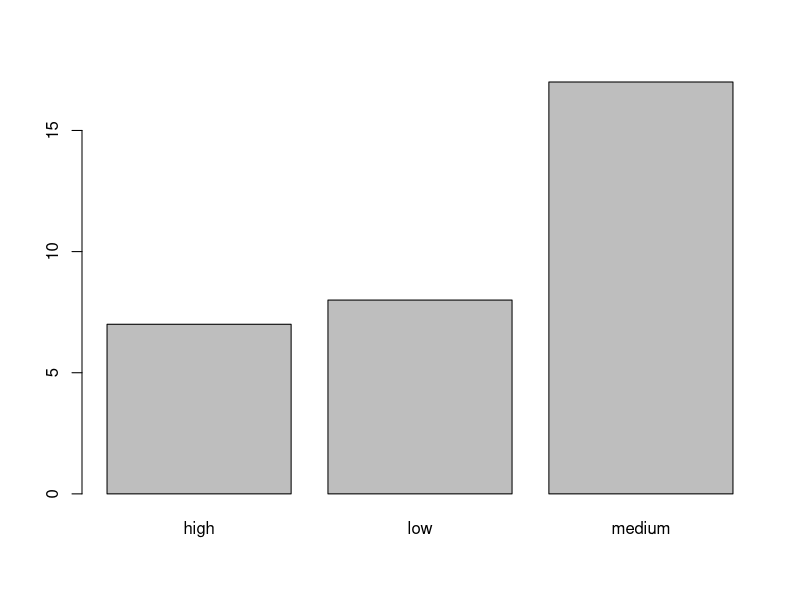
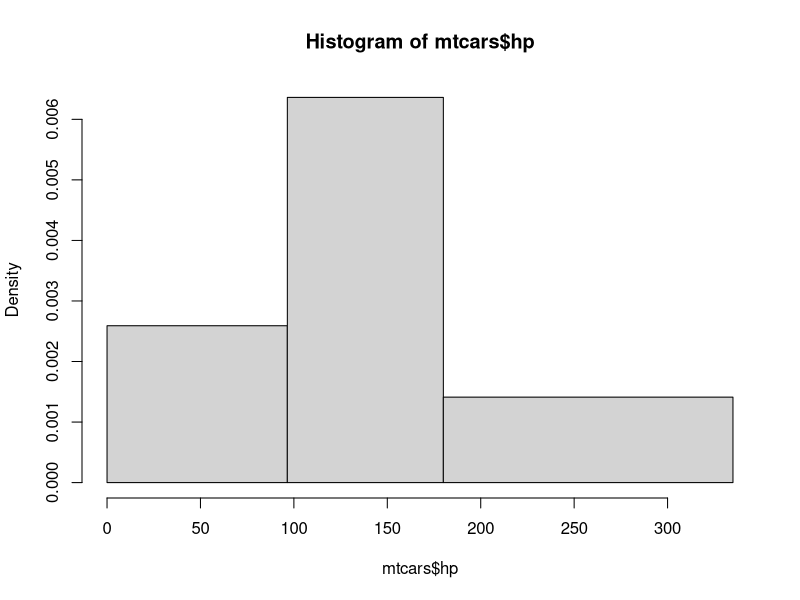
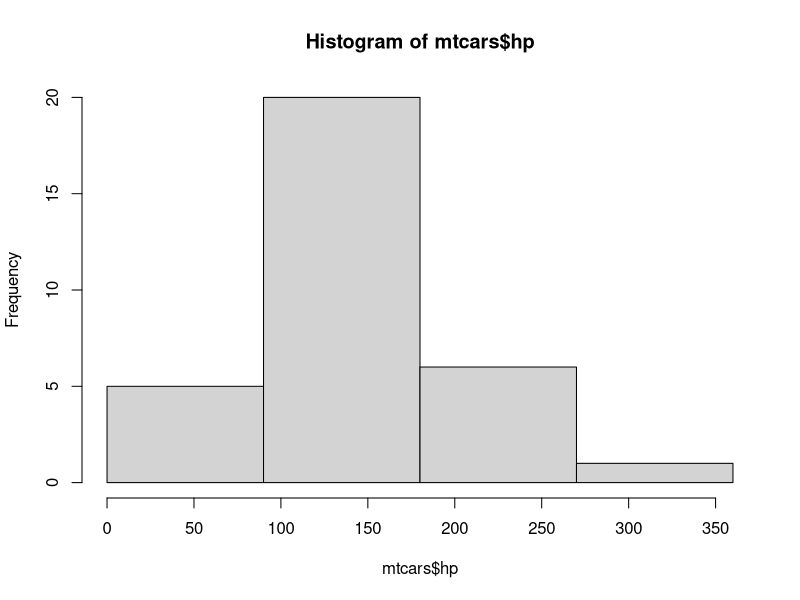
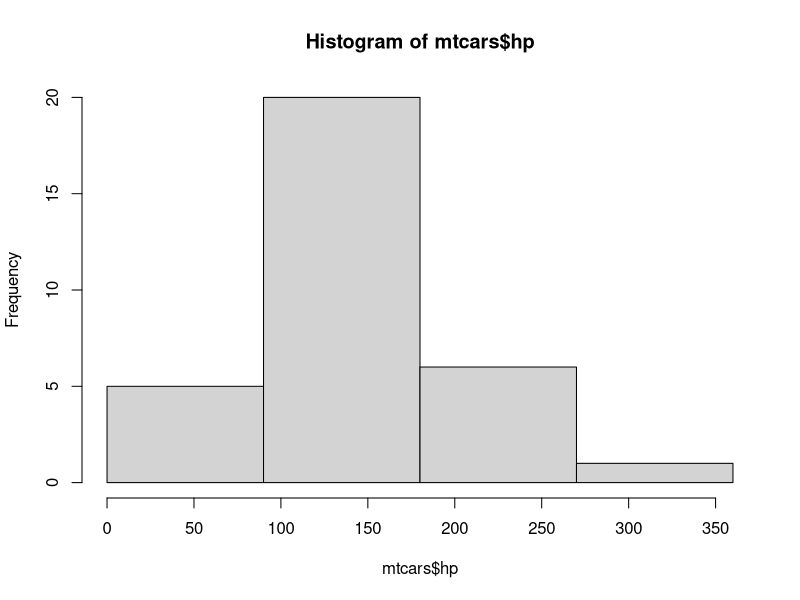
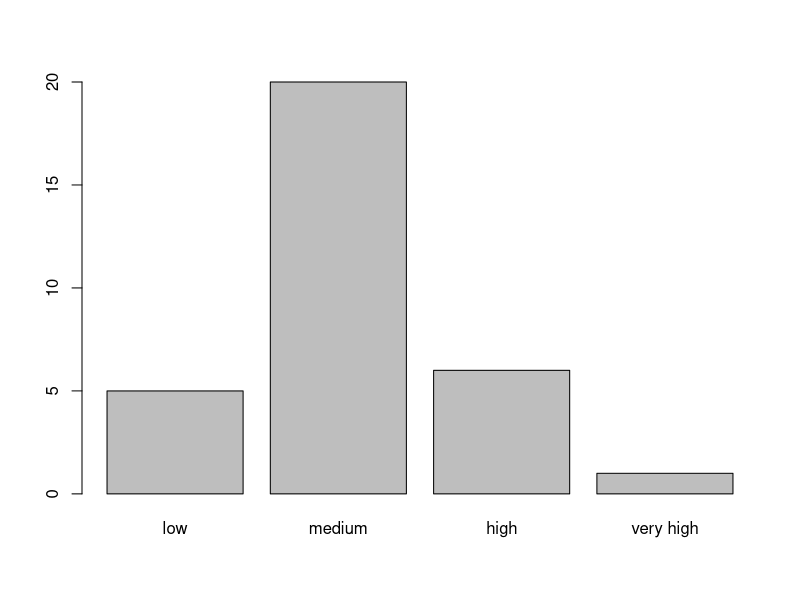
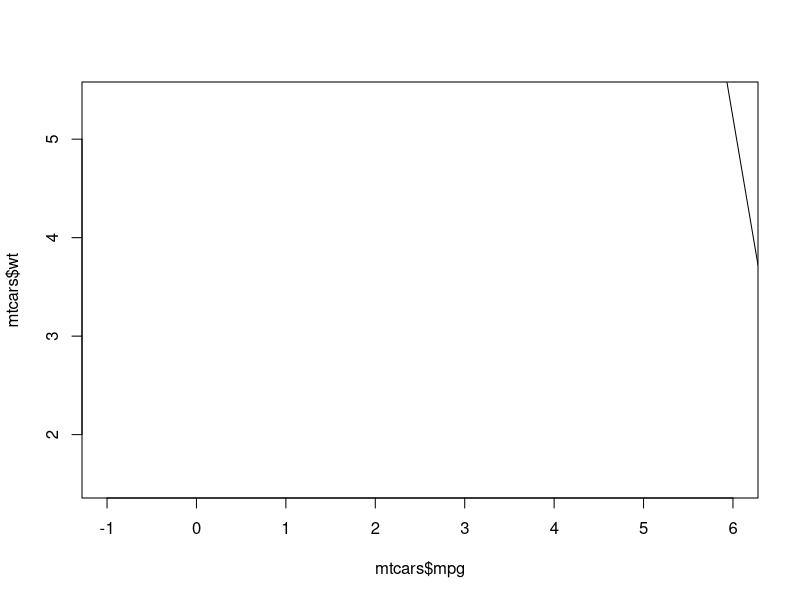

R code for these plots, in order: (Note: this script raises an error after producing the figures.)
###################################
###################################
########                   ########
########   Data Science 3  ########
########       Lab 6       ######## 
########  21st Nov. 2023    ########
########                   ########
###################################
###################################


# Welcome to lab number 6. Today we'll be learning a few more 
# R/general programming concepts before moving onto lecture examples

########################################
####    Boolean logic, continued    ####
########################################

# the main logic operators in R are as follows:
# the NOT operator, !, turns TRUE into FALSE and vice versa
!TRUE
!FALSE
# the AND operator, &, returns TRUE only if elements on both sides of the operator are TRUE
1==1 & 2==1
# the inclusive OR operator, |, returns TRUE if EITHER of the elements are TRUE
1==1 | 2==1

# there is no operator for exclusive OR, but there is a function, xor()
xor(1==1 , 2==2)

# 1.1 
# mtcars is a database of cars with several variables such as horsepower, weight, number of cylinders etc.
data(mtcars)
head(mtcars)

# Using indexing (square brackets) and the & operator, write a line of code
# that selects only the rows of mtcars with at least 6 cylinders (mtcars$cyl >= 6) and horsepower of at least 110 (mtcars$hp >= 110). Remember to include all the columns.

df2<-mtcars[mtcars$cyl>=6 & mtcars$hp >=110,]
df2$newcolumn<-0
df2
df2$newcolumn

#create a new categorical variable called powerful that takes the value 'low' when the horsepower is in the bottom quartile, 'medium' when the horse power is in the middle 2 quartiles, and high when the horse power is in the top quartile#


quantile(mtcars$hp, 0.5)
quantile(mtcars$hp, 0.25)
quantile(mtcars$hp, 0,75)
summary(mtcars$hp)

#rewrite as below

mtcars$powerful <- NA
head(mtcars)
mtcars$powerful[mtcars$hp <= quantile(mtcars$hp,0.25)]<- 'low'
mtcars$powerful[mtcars$hp >= quantile(mtcars$hp,0.25)
                & mtcars$hp <= quantile(mtcars$hp, 0.75)] <- 'medium'
mtcars$powerful[mtcars$hp > quantile(mtcars$hp, 0.75)] <- 'high'
head(mtcars)
View(mtcars) 

#METHOD 2: Use the cut() function
?cut
mtcars$powerful <- cut(mtcars$hp, breaks = c(0, 96.5, 180, 1000), labels = c('low','medium','high'))

View(mtcars)

#or
library(tidyverse)
mtcars<-mtcars %>% mutate(powerful = case_when(hp <= 96.5 ~ 'low',
                                       hp>= 96.5 & hp<= 180 ~ 'medium',
                                       hp>180 ~ 'high'))
View(mtcars)                                        

#note
mtcars<- mtcars[, colnames(mtcars != 'example')] #delete the example column incase we have done that before#

barplot(table(mtcars$powerful))
hist(mtcars$hp, breaks = c(0,96.5,180,335))
#for equal inttervals
mtcars<-mtcars %>% mutate(powerful = case_when(hp < 90 ~ 'low',
                                       hp>= 90 & hp<= 180 ~ 'medium',
                                       hp>180 & hp<=270 ~ 'high',
                                       hp>270 ~ 'very high'))
hist(mtcars$hp, breaks = c(0,90,180,270, 360))
#table shows frequency
table(mtcars$powerful)

#Reodering factors#
mtcars$powerful<-factor(mtcars$powerful, levels = c('low', 'medium', 'high', 'very high'))
hist(mtcars$hp, breaks = c(0,90,180,270, 360))
barplot(table(mtcars$powerful))


### 1.2
# Now select only those rows with either high efficiency (miles per gallon (mpg) of at least 25) or low weight (wt <= 2.5)

#############################
####    If statements    ####
#############################

# The if() function will execute everything after it, either on the same line or in {} brackets,
# only if there is a TRUE boolean statement within the parentheses
x <- 5
if(x > 3) print ('This statement is true')
if(x-4==1){
  new_object <- c('this','statement','is','also','true')
  print(new_object)
}

### 2.1
# Write a function called probe, that takes two arguments, n and w.
# The function should return a character vector of length n, consisting of 'Water' and 'Land', sampled with probability w. (so probability of sampling 'Water' is w)
# If the p argument is not numeric, or if it is not between 0 and 1, the function should return the following message:
# "Please input a probability between 0 and 1"

probe<- function(n,w){
 if(w<0|w>1| !is.numeric(w)){
  return("please input a probability between 0 and 1")
 }
  listwl <- sample(c("Water", "Land"), n, prob = c(w, 1-w), replace =T)
  return(listwl)
 }

probe(10,0.2)



# After the if statement we can put an else statement:
if(x-4>1){
  new_object <- c('this','statement','is','also','true')
  print(new_object)
}else{
  print('This is untrue')
}

# A simplified version of if()else is the following:
ifelse(x/2==7,print('Definitely true'),print('categorically false'))

##################################
####    Paste and strsplit    ####
##################################

# paste() and strsplit() can be used to join and separate
# character objects (strings), respectively. For example:

paste('Hello','world!', sep='_')
strsplit('Hello to you too. /My name is Ed.', split='/')

# You'll notice that strsplit returns a list. This allows us to vectorise the function:
strsplit(rownames(mtcars),split=' ')


#####################
####    Loops    ####
#####################

# Loops are algorithms that repeat a procedure over and over until they are instructed to stop.
# There are two main kinds:
# FOR loops iterate over a predetermined set (vector, list, etc)
fruits <- c('apple','banana', 'pineapple','mango','orange')
for(i in fruits){
  print(paste('My favourite fruit is',i,sep=': '))
}

useless_function <- function(n){
  for (i in 1:n){
    print(paste0(i,'. This number is: ', c('even','odd')[i%%2 +1]))
  }
}
useless_function(7)

### 4.1 
data(iris)

# Write a for loop that iterates over the column names of the iris dataset and print each together with the number of characters in the column name in parenthesis. Example output: Sepal.Length (12). To get the number of characters use the function nchar().

# Next, WHILE loops continue to loop until the boolean statment in the defining parentheses, e.g.
x <- 0
while(x<100){
  print(x)
  x <- x+sample(1:20,1)
}

### 4.2 How many numbers do you need in the sequence 1*2*3*4*5*... before the product exceeds 10 million?
# Use a while loop to get the answer

###################################
####    Linear models intro    ####
###################################

# We can run an OLS linear model using lm()
# Inside the lm and other model functions we use formulas
# Formulas have the dependent variable on the left and the independent (predictor) variables on the right with a ~ in between
# Lets run a bivariate regression of car weight (in 1000 pounds/500 kg) on miles per gallon (1mpg = 1km/L)
model <- lm(mtcars$mpg ~ mtcars$wt)
summary(model)
### 5.1
# What does the Estimate for the (Intercept) number represent?
plot(mtcars$mpg,mtcars$wt, pch=20, xlim =c(-1,6))
abline(model)
#it represent the predicted fuel efficiency of a car that weighs 0 lbs)

### 5.2
# What does the Estimate for the mtcars$wt number represent?
#The predicted change in fuel efficiency associated with a unit change in weight(1000 lbs change in weigh)


### 5.3 
# Is the relationship between these two variables positive or negative? Why do you think that might be?
#negative because bigger cars use more energy

### 5.4 What is the predicted average efficiency in miles per gallon of a 4000 pound (2000kg) car?
#This can be done using the model y= a+bx
37.2851 + (-5.3445)*4
#15.9071

# Let's transform the independent variable:
mtcars$wt_centred <- mtcars$wt - mean(mtcars$wt)
#meaning that we have centred the variable on the mean.mean(mtcars$wt_centred)
 . 

### 5.5
# compare the mean and variance of the new variable with the untransformed variable. What do you notice?

mean(mtcars$wt)
#They have different means
var(mtcars$wt)
var(mtcars$wt_centred)
#The variance are the same

### 5.6
# Run a new regression with new independent variable
# What do you notice about the estimates?
# What is the interpretation of the (Intercept) estimate in this regression?
model2<-lm(mtcars$mpg~mtcars$wt_centred)
summary(model2)
#The slope stays the same but the intercept changes

#The new value of the intercept represent the predicted fuel efficiency of a car for average weight = 0


### 5.7
# Run the following code:
y <- mtcars$mpg
x <- cbind(1,mtcars$wt)

# A couple of functions for you to know:
# t() returns the transpose of any matrix
# solve() returns the inverse of any (invertible) matrix
# %*% is matrix multiplication
# with that in mind try to code the following expression in R:
# (x'x)^(-1) * (x'y)
# where ' means the transpose
# Run the code you have written. What do you find?





